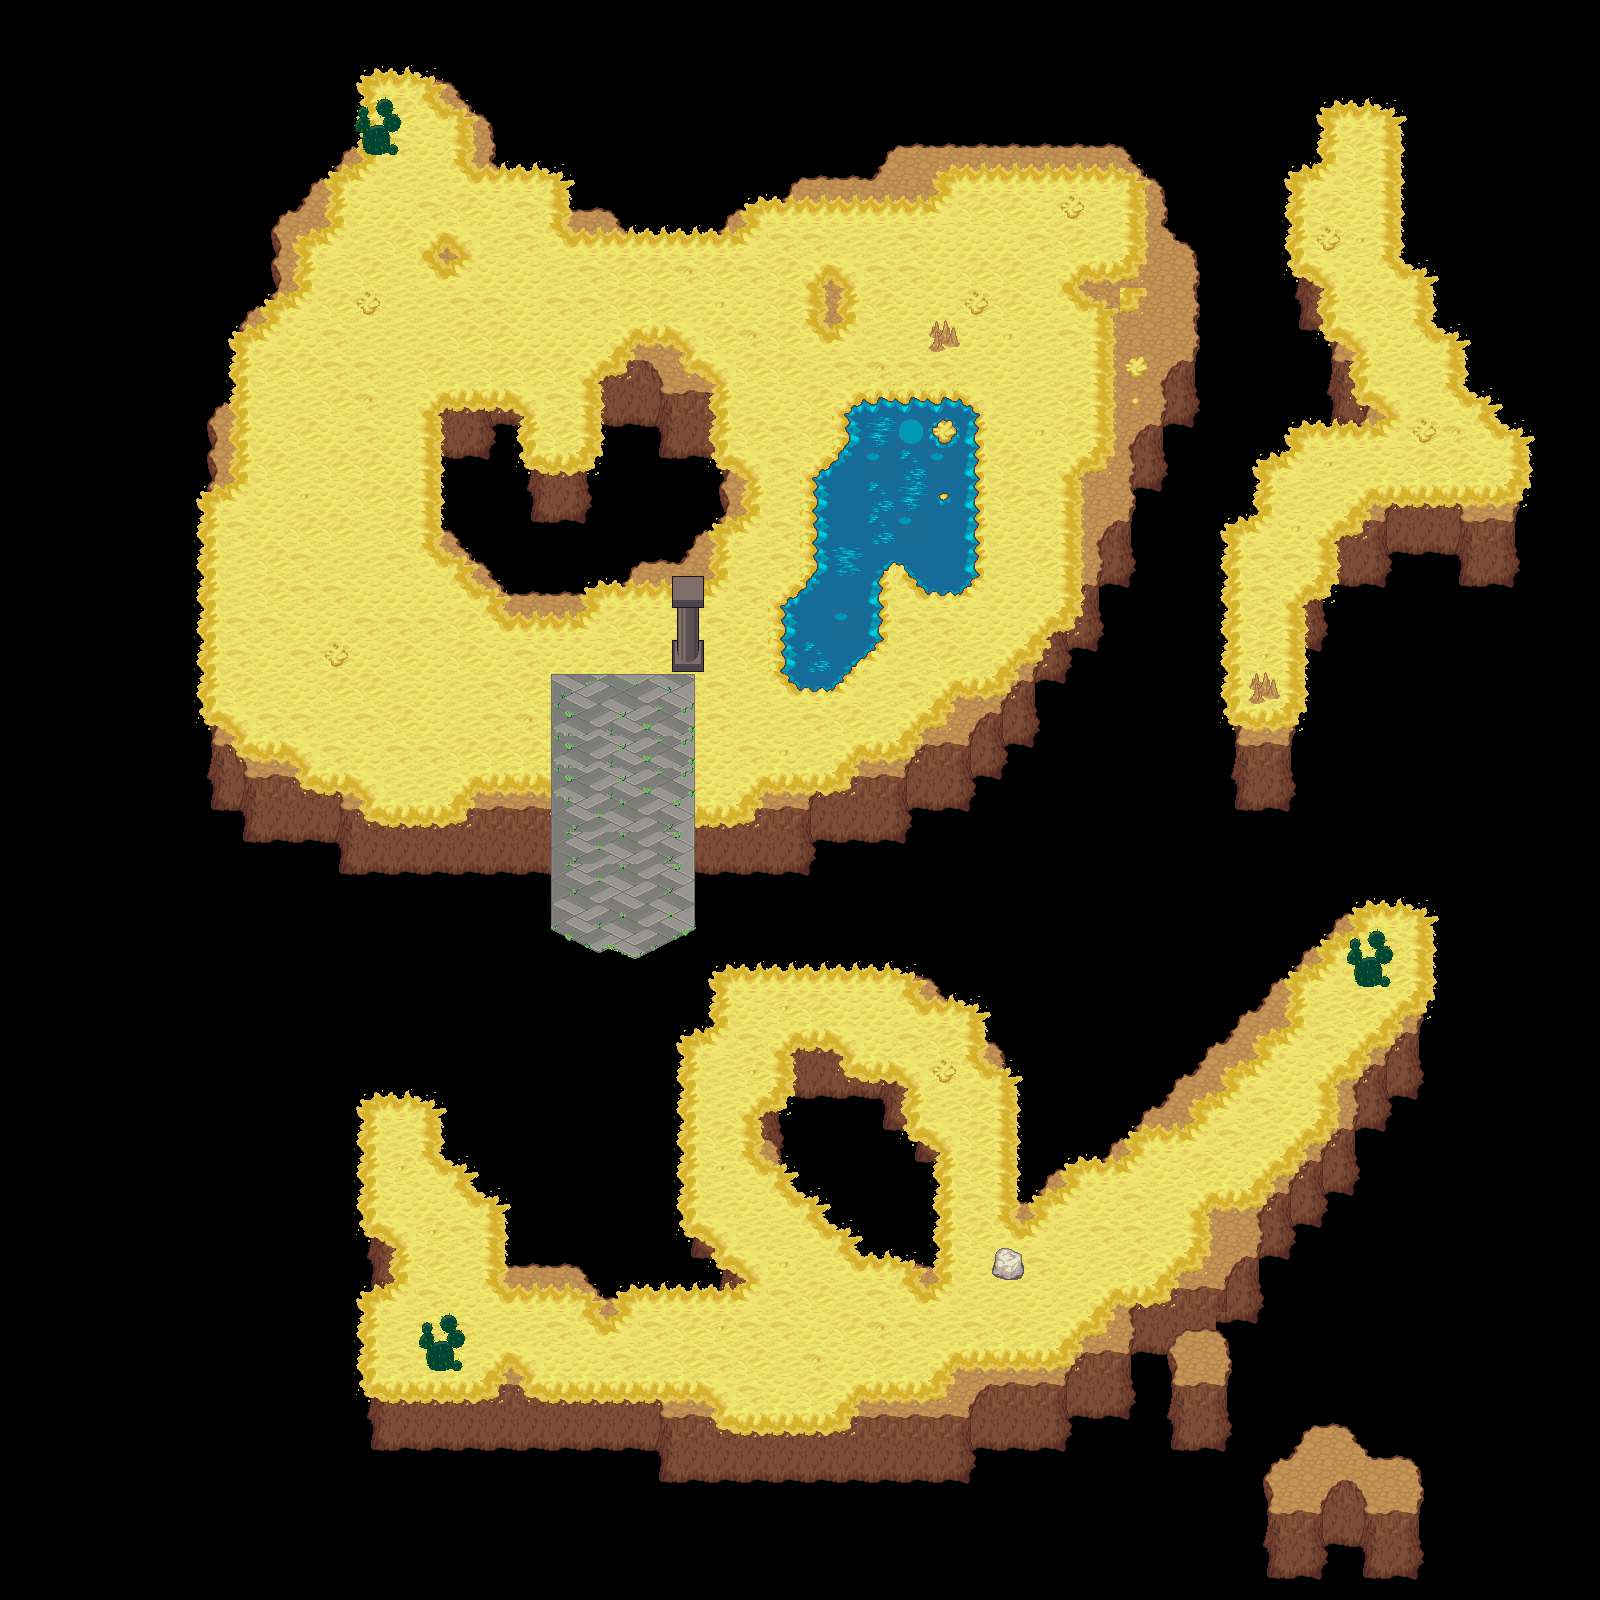

Below is a game level as drawn by its tile map, then a one-line description and the .tmx that defines it (tile-layer data replaced by summaries):
An orthogonal 50x50 tile map with 32x32 px tiles, 5 tile layers (reallyBehind, cliffBehind, cliffs, sandLayer, ...), 1 hidden layer not drawn, 2 tilesets and 1 object (endpoint).

<map version="1.0" orientation="orthogonal" width="50" height="50" tilewidth="32" tileheight="32">
 <properties>
  <property name="initialSpawnCount" value="0" />
  <property name="maxSpawnCapacity" value="7" />
 </properties>
 <tileset firstgid="1" name="terrain_atlas" tilewidth="32" tileheight="32">
  <image source="../tilesets/terrain_atlas.png" trans="000000" width="1024" height="1024" />
  <terraintypes>
   <terrain name="cliffs" tile="37" />
   <terrain name="sand" tile="352" />
   <terrain name="sandWater" tile="420" />
  </terraintypes>
  <tile id="5" terrain=",,,0" />
  <tile id="6" terrain=",,0,0" />
  <tile id="7" terrain=",,0," />
  <tile id="8" terrain=",0,0,0" />
  <tile id="9" terrain="0,,0,0" />
  <tile id="37" terrain=",0,,0" />
  <tile id="38" terrain="0,0,0,0" />
  <tile id="39" terrain="0,,0," />
  <tile id="40" terrain="0,0,,0" />
  <tile id="41" terrain="0,0,0," />
  <tile id="69" terrain=",0,," />
  <tile id="70" terrain="0,0,," />
  <tile id="71" terrain="0,,," />
  <tile id="289" terrain="1,1,1," />
  <tile id="290" terrain="1,1,,1" />
  <tile id="291" terrain="2,2,2,2" />
  <tile id="292" terrain=",,,2" />
  <tile id="293" terrain=",,2," />
  <tile id="321" terrain="1,,1,1" />
  <tile id="322" terrain=",1,1,1" />
  <tile id="323" terrain="2,2,2,2" />
  <tile id="324" terrain=",2,," />
  <tile id="325" terrain="2,,," />
  <tile id="352" terrain=",,,1" />
  <tile id="353" terrain=",,1,1" />
  <tile id="354" terrain=",,1," />
  <tile id="355" terrain="2,2,2," />
  <tile id="356" terrain="2,2,," />
  <tile id="357" terrain="2,2,,2" />
  <tile id="384" terrain=",1,,1" />
  <tile id="385" terrain="1,1,1,1" />
  <tile id="386" terrain="1,,1," />
  <tile id="387" terrain="2,,2," />
  <tile id="389" terrain=",2,,2" />
  <tile id="394" terrain="2,2,2,2" />
  <tile id="416" terrain=",1,," />
  <tile id="417" terrain="1,1,," />
  <tile id="418" terrain="1,,," />
  <tile id="419" terrain="2,,2,2" />
  <tile id="420" terrain=",,2,2" />
  <tile id="421" terrain=",2,2,2" />
  <tile id="448" terrain="1,1,1,1" />
  <tile id="449" terrain="1,1,1,1" />
  <tile id="450" terrain="1,1,1,1" />
  <tile id="451" terrain="2,2,2,2" />
  <tile id="452" terrain="2,2,2,2" />
  <tile id="453" terrain="2,2,2,2" />
  <tile id="470" terrain="2,2,2,2" />
  <tile id="565" terrain="2,2,2,2" />
  <tile id="566" terrain="2,2,2,2" />
  <tile id="567" terrain="2,2,2,2" />
 </tileset>
 <tileset firstgid="1025" source="../tilesets/objects.tsx" />
 <layer name="reallyBehind" width="50" height="50">
  <data>[2500 cells, 1 non-empty, 1 distinct tile ids]</data>
 </layer>
 <layer name="cliffBehind" width="50" height="50">
  <data>[2500 cells, 211 non-empty, 8 distinct tile ids]</data>
 </layer>
 <layer name="cliffs" width="50" height="50">
  <data>[2500 cells, 1103 non-empty, 17 distinct tile ids]</data>
 </layer>
 <layer name="sandLayer" width="50" height="50">
  <data>[2500 cells, 862 non-empty, 16 distinct tile ids]</data>
 </layer>
 <layer name="sandDetail" width="50" height="50">
  <data>[2500 cells, 149 non-empty, 57 distinct tile ids]</data>
 </layer>
 <objectgroup name="#PORTALS" width="50" height="50">
  <object name="backExit" type="endpoint" gid="1025" x="603" y="923">
   <properties>
    <property name="linkedMap" value="bigger_static_wyld" />
   </properties>
  </object>
 </objectgroup>
 <layer name="#SPAWN basicWoodallOres" width="50" height="50" visible="0">
  <properties>
   <property name="spawnableItems" value="Ore, Wood, Crystallized Goodie, Encrusted Ore, Gleaming Ore" />
  </properties>
  <data>[2500 cells, 326 non-empty, 1 distinct tile ids]</data>
 </layer>
</map>
